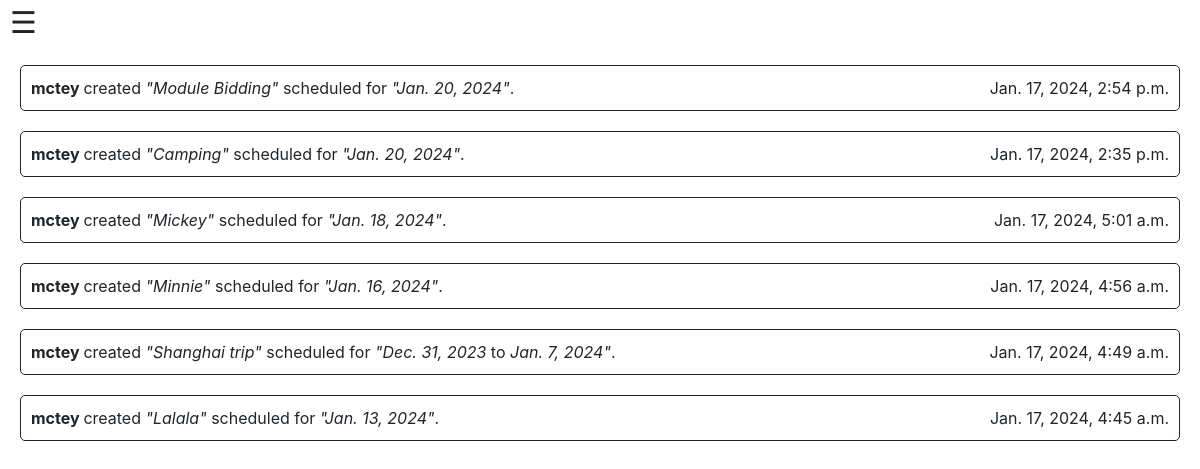
The app's page /userFeed/ (signed in) with its own data.
### timetable/models.py (models this page shows, shortened)
class Event(models.Model):
    user = models.ForeignKey(User, on_delete=models.CASCADE, related_name="events")
    name = models.CharField(max_length=600)
    event_description = models.CharField(max_length=6000)
    start_datetime = models.DateTimeField()
    start_date = models.DateField()
    start_time = models.TimeField()
    end_datetime = models.DateTimeField()
    end_date = models.DateField()
    end_time = models.TimeField()
    created_datetime = models.DateTimeField(default=datetime.now)

class User(AbstractUser):
    user_image = models.TextField(blank=True)

### timetable/views.py (the view)
# urls.py: path("userFeed/", views.feed, name="userFeed"),
def feed(request):
    events = Event.objects.all().order_by('-created_datetime')
    return render(request, "timetable/feed.html", {
        "events": events
    })

### timetable/templates/timetable/feed.html (shortened to what this page needs)
{% extends "timetable/layout.html" %}
{% block body %}
    {% if events%}
        {% for event in events%}
        <div style = "display: flex; justify-content: space-between; margin: 20px; padding: 10px; border: solid 1px; border-radius: 5px;" >
            <div>
                <strong>
                    {{event.user}}
                </strong>
                created <em>"{{ event.name }}"</em> scheduled for
                {% if event.start_date == event.end_date %}
                    <em>"{{event.start_date}}"</em>.
                {% else %}
                    <em>"{{event.start_date}}</em> to <em>{{event.end_date}}"</em>.
                {% endif %}
            </div>
            <div>
                {{event.created_datetime}}
            </div>
        </div>
        {% endfor %}
    {% else %}
        <div>
            No feeds found.
        </div>
    {% endif %}
{% endblock %}

### records on screen
Event: user "mctey", name "Module Bidding", start_date "Jan. 20, 2024", created_datetime "Jan. 17, 2024, 2:54 p.m."
Event: user "mctey", name "Camping", start_date "Jan. 20, 2024", created_datetime "Jan. 17, 2024, 2:35 p.m."
Event: user "mctey", name "Mickey", start_date "Jan. 18, 2024", created_datetime "Jan. 17, 2024, 5:01 a.m."
Event: user "mctey", name "Minnie", start_date "Jan. 16, 2024", created_datetime "Jan. 17, 2024, 4:56 a.m."
Event: user "mctey", name "Shanghai trip", start_date "Dec. 31, 2023", end_date "Jan. 7, 2024", created_datetime "Jan. 17, 2024, 4:49 a.m."
Event: user "mctey", name "Lalala", start_date "Jan. 13, 2024", created_datetime "Jan. 17, 2024, 4:45 a.m."
